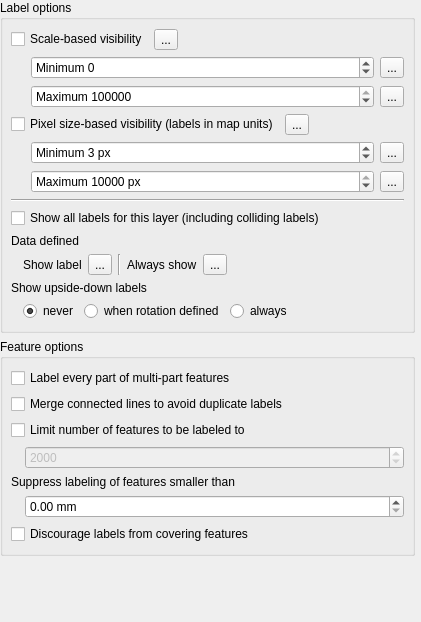
                    <widget class="QWidget" name="scrollAreaWidgetContents_5">
                     <property name="geometry">
                      <rect>
                       <x>0</x>
                       <y>0</y>
                       <width>421</width>
                       <height>622</height>
                      </rect>
                     </property>
                     <layout class="QVBoxLayout" name="verticalLayout_8">
                      <property name="leftMargin">
                       <number>0</number>
                      </property>
                      <property name="topMargin">
                       <number>0</number>
                      </property>
                      <property name="rightMargin">
                       <number>6</number>
                      </property>
                      <item>
                       <widget class="QgsCollapsibleGroupBox" name="mRenderingLabelGrpBx">
                        <property name="title">
                         <string>Label options</string>
                        </property>
                        <property name="syncGroup" stdset="0">
                         <string notr="true">labelrenderinggroup</string>
                        </property>
                        <layout class="QVBoxLayout" name="verticalLayout_16">
                         <property name="leftMargin">
                          <number>8</number>
                         </property>
                         <property name="rightMargin">
                          <number>8</number>
                         </property>
                         <item>
                          <layout class="QGridLayout" name="gridLayout_9">
                           <property name="verticalSpacing">
                            <number>6</number>
                           </property>
                           <item row="0" column="0">
                            <widget class="QCheckBox" name="mScaleBasedVisibilityChkBx">
                             <property name="sizePolicy">
                              <sizepolicy hsizetype="Maximum" vsizetype="Fixed">
                               <horstretch>0</horstretch>
                               <verstretch>0</verstretch>
                              </sizepolicy>
                             </property>
                             <property name="text">
                              <string>Scale-based visibility</string>
                             </property>
                            </widget>
                           </item>
                           <item row="0" column="1">
                            <widget class="QgsDataDefinedButton" name="mScaleBasedVisibilityDDBtn">
                             <property name="text">
                              <string>...</string>
                             </property>
                            </widget>
                           </item>
                           <item row="0" column="2">
                            <spacer name="horizontalSpacer_4">
                             <property name="orientation">
                              <enum>Qt::Horizontal</enum>
                             </property>
                             <property name="sizeHint" stdset="0">
                              <size>
                               <width>0</width>
                               <height>20</height>
                              </size>
                             </property>
                            </spacer>
                           </item>
                           <item row="1" column="0" colspan="3">
                            <widget class="QFrame" name="mScaleBasedVisibilityFrame">
                             <property name="frameShape">
                              <enum>QFrame::NoFrame</enum>
                             </property>
                             <layout class="QGridLayout" name="gridLayout_2">
                              <property name="leftMargin">
                               <number>20</number>
                              </property>
                              <property name="topMargin">
                               <number>0</number>
                              </property>
                              <property name="rightMargin">
                               <number>0</number>
                              </property>
                              <property name="bottomMargin">
                               <number>0</number>
                              </property>
                              <property name="verticalSpacing">
                               <number>6</number>
                              </property>
                              <item row="0" column="0">
                               <widget class="QSpinBox" name="mScaleBasedVisibilityMinSpnBx">
                                <property name="sizePolicy">
                                 <sizepolicy hsizetype="MinimumExpanding" vsizetype="Fixed">
                                  <horstretch>0</horstretch>
                                  <verstretch>0</verstretch>
                                 </sizepolicy>
                                </property>
                                <property name="toolTip">
                                 <string>Value &amp;lt; 0 represents a scale closer than 1:1, e.g. -10 = 10:1.&lt;br&gt;Value of 0 disables the specific limit.</string>
                                </property>
                                <property name="prefix">
                                 <string>Minimum </string>
                                </property>
                                <property name="minimum">
                                 <number>-999999999</number>
                                </property>
                                <property name="maximum">
                                 <number>999999999</number>
                                </property>
                               </widget>
                              </item>
                              <item row="0" column="1">
                               <widget class="QgsDataDefinedButton" name="mScaleBasedVisibilityMinDDBtn">
                                <property name="text">
                                 <string>...</string>
                                </property>
                               </widget>
                              </item>
                              <item row="1" column="0">
                               <widget class="QSpinBox" name="mScaleBasedVisibilityMaxSpnBx">
                                <property name="sizePolicy">
                                 <sizepolicy hsizetype="MinimumExpanding" vsizetype="Fixed">
                                  <horstretch>0</horstretch>
                                  <verstretch>0</verstretch>
                                 </sizepolicy>
                                </property>
                                <property name="toolTip">
                                 <string>Value &amp;lt; 0 represents a scale closer than 1:1, e.g. -10 = 10:1.&lt;br&gt;Value of 0 disables the specific limit.</string>
                                </property>
                                <property name="prefix">
                                 <string>Maximum </string>
                                </property>
                                <property name="minimum">
                                 <number>-999999999</number>
                                </property>
                                <property name="maximum">
                                 <number>999999999</number>
                                </property>
                                <property name="value">
                                 <number>10000000</number>
                                </property>
                               </widget>
                              </item>
                              <item row="1" column="1">
                               <widget class="QgsDataDefinedButton" name="mScaleBasedVisibilityMaxDDBtn">
                                <property name="text">
                                 <string>...</string>
                                </property>
                               </widget>
                              </item>
                             </layout>
                            </widget>
                           </item>
                          </layout>
                         </item>
                         <item>
                          <layout class="QGridLayout" name="gridLayout_16">
                           <property name="verticalSpacing">
                            <number>6</number>
                           </property>
                           <item row="0" column="0">
                            <widget class="QCheckBox" name="mFontLimitPixelChkBox">
                             <property name="sizePolicy">
                              <sizepolicy hsizetype="Maximum" vsizetype="Fixed">
                               <horstretch>0</horstretch>
                               <verstretch>0</verstretch>
                              </sizepolicy>
                             </property>
                             <property name="text">
                              <string>Pixel size-based visibility (labels in map units)</string>
                             </property>
                            </widget>
                           </item>
                           <item row="0" column="1">
                            <widget class="QgsDataDefinedButton" name="mFontLimitPixelDDBtn">
                             <property name="text">
                              <string>...</string>
                             </property>
                            </widget>
                           </item>
                           <item row="0" column="2">
                            <spacer name="horizontalSpacer_6">
                             <property name="orientation">
                              <enum>Qt::Horizontal</enum>
                             </property>
                             <property name="sizeHint" stdset="0">
                              <size>
                               <width>0</width>
                               <height>20</height>
                              </size>
                             </property>
                            </spacer>
                           </item>
                           <item row="1" column="0" colspan="3">
                            <widget class="QFrame" name="mFontLimitPixelFrame">
                             <property name="frameShape">
                              <enum>QFrame::NoFrame</enum>
                             </property>
                             <layout class="QGridLayout" name="gridLayout_32">
                              <property name="leftMargin">
                               <number>20</number>
                              </property>
                              <property name="topMargin">
                               <number>0</number>
                              </property>
                              <property name="rightMargin">
                               <number>0</number>
                              </property>
                              <property name="bottomMargin">
                               <number>0</number>
                              </property>
                              <property name="verticalSpacing">
                               <number>6</number>
                              </property>
                              <item row="0" column="0">
                               <widget class="QSpinBox" name="mFontMinPixelSpinBox">
                                <property name="sizePolicy">
                                 <sizepolicy hsizetype="MinimumExpanding" vsizetype="Fixed">
                                  <horstretch>0</horstretch>
                                  <verstretch>0</verstretch>
                                 </sizepolicy>
                                </property>
                                <property name="toolTip">
                                 <string>Labels will not show if smaller than this on screen</string>
                                </property>
                                <property name="suffix">
                                 <string> px</string>
                                </property>
                                <property name="prefix">
                                 <string>Minimum </string>
                                </property>
                                <property name="minimum">
                                 <number>1</number>
                                </property>
                                <property name="maximum">
                                 <number>1000</number>
                                </property>
                                <property name="value">
                                 <number>3</number>
                                </property>
                               </widget>
                              </item>
                              <item row="0" column="1">
                               <widget class="QgsDataDefinedButton" name="mFontMinPixelDDBtn">
                                <property name="text">
                                 <string>...</string>
                                </property>
                               </widget>
                              </item>
                              <item row="1" column="0">
                               <widget class="QSpinBox" name="mFontMaxPixelSpinBox">
                                <property name="sizePolicy">
                                 <sizepolicy hsizetype="MinimumExpanding" vsizetype="Fixed">
                                  <horstretch>0</horstretch>
                                  <verstretch>0</verstretch>
                                 </sizepolicy>
                                </property>
                                <property name="toolTip">
                                 <string>Labels will not show if larger than this on screen</string>
                                </property>
                                <property name="suffix">
                                 <string> px</string>
                                </property>
                                <property name="prefix">
                                 <string>Maximum </string>
                                </property>
                                <property name="minimum">
                                 <number>1</number>
                                </property>
                                <property name="maximum">
                                 <number>10000</number>
                                </property>
                                <property name="value">
                                 <number>10000</number>
                                </property>
                               </widget>
                              </item>
                              <item row="1" column="1">
                               <widget class="QgsDataDefinedButton" name="mFontMaxPixelDDBtn">
                                <property name="text">
                                 <string>...</string>
                                </property>
                               </widget>
                              </item>
                             </layout>
                            </widget>
                           </item>
                          </layout>
                         </item>
                         <item>
                          <widget class="Line" name="line_2">
                           <property name="orientation">
                            <enum>Qt::Horizontal</enum>
                           </property>
                          </widget>
                         </item>
                         <item>
                          <widget class="QCheckBox" name="mPalShowAllLabelsForLayerChkBx">
                           <property name="text">
                            <string>Show all labels for this layer (including colliding labels)</string>
                           </property>
                          </widget>
                         </item>
                         <item>
                          <widget class="QFrame" name="mLabelRenderingDDFrame">
                           <property name="frameShape">
                            <enum>QFrame::NoFrame</enum>
                           </property>
                           <property name="frameShadow">
                            <enum>QFrame::Raised</enum>
                           </property>
                           <layout class="QGridLayout" name="gridLayout_5">
                            <property name="margin">
                             <number>0</number>
                            </property>
                            <property name="verticalSpacing">
                             <number>6</number>
                            </property>
                            <item row="1" column="6">
                             <spacer name="horizontalSpacer_23">
                              <property name="orientation">
                               <enum>Qt::Horizontal</enum>
                              </property>
                              <property name="sizeHint" stdset="0">
                               <size>
                                <width>195</width>
                                <height>20</height>
                               </size>
                              </property>
                             </spacer>
                            </item>
                            <item row="1" column="2">
                             <widget class="QgsDataDefinedButton" name="mShowLabelDDBtn">
                              <property name="text">
                               <string>...</string>
                              </property>
                             </widget>
                            </item>
                            <item row="1" column="5">
                             <widget class="QgsDataDefinedButton" name="mAlwaysShowDDBtn">
                              <property name="text">
                               <string>...</string>
                              </property>
                             </widget>
                            </item>
                            <item row="1" column="4">
                             <widget class="QLabel" name="mAlwaysShowLabel">
                              <property name="sizePolicy">
                               <sizepolicy hsizetype="Maximum" vsizetype="Preferred">
                                <horstretch>0</horstretch>
                                <verstretch>0</verstretch>
                               </sizepolicy>
                              </property>
                              <property name="text">
                               <string>Always show</string>
                              </property>
                             </widget>
                            </item>
                            <item row="1" column="1">
                             <widget class="QLabel" name="mShowLabelLabel">
                              <property name="enabled">
                               <bool>true</bool>
                              </property>
                              <property name="sizePolicy">
                               <sizepolicy hsizetype="Maximum" vsizetype="Preferred">
                                <horstretch>0</horstretch>
                                <verstretch>0</verstretch>
                               </sizepolicy>
                              </property>
                              <property name="text">
                               <string>Show label</string>
                              </property>
                             </widget>
                            </item>
                            <item row="1" column="0">
                             <spacer name="horizontalSpacer_10">
                              <property name="orientation">
                               <enum>Qt::Horizontal</enum>
                              </property>
                              <property name="sizeType">
                               <enum>QSizePolicy::Fixed</enum>
                              </property>
                              <property name="sizeHint" stdset="0">
                               <size>
                                <width>6</width>
                                <height>20</height>
                               </size>
                              </property>
                             </spacer>
                            </item>
                            <item row="1" column="3">
                             <widget class="Line" name="line_4">
                              <property name="orientation">
                               <enum>Qt::Vertical</enum>
                              </property>
                             </widget>
                            </item>
                            <item row="0" column="0" colspan="7">
                             <widget class="QLabel" name="label_3">
                              <property name="text">
                               <string>Data defined</string>
                              </property>
                             </widget>
                            </item>
                           </layout>
                          </widget>
                         </item>
                         <item>
                          <widget class="QFrame" name="mUpsidedownFrame">
                           <layout class="QGridLayout" name="gridLayout">
                            <property name="margin">
                             <number>0</number>
                            </property>
                            <property name="verticalSpacing">
                             <number>6</number>
                            </property>
                            <item row="1" column="3">
                             <widget class="QRadioButton" name="mUpsidedownRadioAll">
                              <property name="text">
                               <string>always</string>
                              </property>
                             </widget>
                            </item>
                            <item row="1" column="1">
                             <widget class="QRadioButton" name="mUpsidedownRadioOff">
                              <property name="sizePolicy">
                               <sizepolicy hsizetype="Maximum" vsizetype="Fixed">
                                <horstretch>0</horstretch>
                                <verstretch>0</verstretch>
                               </sizepolicy>
                              </property>
                              <property name="text">
                               <string>never</string>
                              </property>
                              <property name="checked">
                               <bool>true</bool>
                              </property>
                             </widget>
                            </item>
                            <item row="1" column="2">
                             <widget class="QRadioButton" name="mUpsidedownRadioDefined">
                              <property name="sizePolicy">
                               <sizepolicy hsizetype="Maximum" vsizetype="Fixed">
                                <horstretch>0</horstretch>
                                <verstretch>0</verstretch>
                               </sizepolicy>
                              </property>
                              <property name="text">
                               <string>when rotation defined</string>
                              </property>
                             </widget>
                            </item>
                            <item row="1" column="0">
                             <spacer name="horizontalSpacer_3">
                              <property name="orientation">
                               <enum>Qt::Horizontal</enum>
                              </property>
                              <property name="sizeType">
                               <enum>QSizePolicy::Fixed</enum>
                              </property>
                              <property name="sizeHint" stdset="0">
                               <size>
                                <width>6</width>
                                <height>20</height>
                               </size>
                              </property>
                             </spacer>
                            </item>
                            <item row="0" column="0" colspan="4">
                             <widget class="QLabel" name="mUpsidedownLabel">
                              <property name="text">
                               <string>Show upside-down labels</string>
                              </property>
                             </widget>
                            </item>
                           </layout>
                          </widget>
                         </item>
                        </layout>
                       </widget>
                      </item>
                      <item>
                       <widget class="QgsCollapsibleGroupBox" name="mRenderingFeaturesGrpBx">
                        <property name="title">
                         <string>Feature options</string>
                        </property>
                        <property name="syncGroup" stdset="0">
                         <string notr="true">labelrenderinggroup</string>
                        </property>
                        <layout class="QVBoxLayout" name="verticalLayout">
                         <property name="leftMargin">
                          <number>8</number>
                         </property>
                         <property name="rightMargin">
                          <number>8</number>
                         </property>
                         <item>
                          <widget class="QCheckBox" name="chkLabelPerFeaturePart">
                           <property name="text">
                            <string>Label every part of multi-part features</string>
                           </property>
                          </widget>
                         </item>
                         <item>
                          <widget class="QCheckBox" name="chkMergeLines">
                           <property name="text">
                            <string>Merge connected lines to avoid duplicate labels</string>
                           </property>
                          </widget>
                         </item>
                         <item>
                          <widget class="QFrame" name="mLimitLabelFrame">
                           <layout class="QGridLayout" name="gridLayout_20">
                            <property name="margin">
                             <number>0</number>
                            </property>
                            <property name="verticalSpacing">
                             <number>6</number>
                            </property>
                            <item row="1" column="0">
                             <spacer name="verticalSpacer_8">
                              <property name="orientation">
                               <enum>Qt::Horizontal</enum>
                              </property>
                              <property name="sizeType">
                               <enum>QSizePolicy::Fixed</enum>
                              </property>
                              <property name="sizeHint" stdset="0">
                               <size>
                                <width>8</width>
                                <height>0</height>
                               </size>
                              </property>
                             </spacer>
                            </item>
                            <item row="1" column="1">
                             <widget class="QSpinBox" name="mLimitLabelSpinBox">
                              <property name="enabled">
                               <bool>false</bool>
                              </property>
                              <property name="toolTip">
                               <string>Number of features sent to labeling engine, though not all may be labeled</string>
                              </property>
                              <property name="minimum">
                               <number>0</number>
                              </property>
                              <property name="maximum">
                               <number>999999999</number>
                              </property>
                              <property name="value">
                               <number>2000</number>
                              </property>
                             </widget>
                            </item>
                            <item row="0" column="0" colspan="2">
                             <widget class="QCheckBox" name="mLimitLabelChkBox">
                              <property name="text">
                               <string>Limit number of features to be labeled to</string>
                              </property>
                             </widget>
                            </item>
                           </layout>
                          </widget>
                         </item>
                         <item>
                          <widget class="QFrame" name="mMinSizeFrame">
                           <layout class="QGridLayout" name="gridLayout_21">
                            <property name="margin">
                             <number>0</number>
                            </property>
                            <property name="verticalSpacing">
                             <number>6</number>
                            </property>
                            <item row="1" column="0">
                             <spacer name="horizontalSpacer_20">
                              <property name="orientation">
                               <enum>Qt::Horizontal</enum>
                              </property>
                              <property name="sizeType">
                               <enum>QSizePolicy::Fixed</enum>
                              </property>
                              <property name="sizeHint" stdset="0">
                               <size>
                                <width>8</width>
                                <height>0</height>
                               </size>
                              </property>
                             </spacer>
                            </item>
                            <item row="1" column="1">
                             <widget class="QDoubleSpinBox" name="mMinSizeSpinBox">
                              <property name="suffix">
                               <string> mm</string>
                              </property>
                             </widget>
                            </item>
                            <item row="0" column="0" colspan="2">
                             <widget class="QLabel" name="label_19">
                              <property name="text">
                               <string>Suppress labeling of features smaller than</string>
                              </property>
                             </widget>
                            </item>
                           </layout>
                          </widget>
                         </item>
                         <item>
                          <widget class="QCheckBox" name="chkNoObstacle">
                           <property name="enabled">
                            <bool>true</bool>
                           </property>
                           <property name="text">
                            <string>Discourage labels from covering features</string>
                           </property>
                          </widget>
                         </item>
                        </layout>
                       </widget>
                      </item>
                      <item>
                       <spacer name="verticalSpacer_5">
                        <property name="orientation">
                         <enum>Qt::Vertical</enum>
                        </property>
                        <property name="sizeHint" stdset="0">
                         <size>
                          <width>20</width>
                          <height>0</height>
                         </size>
                        </property>
                       </spacer>
                      </item>
                     </layout>
                    </widget>
